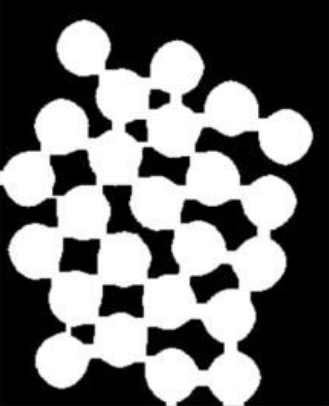
#> input picture MidTerm/data/Q1image.png, 329 x 406 px
$ python question1.py
#> lines starting #> are read from the running program, lines starting #| are printed output that depends on the picture; after the words box and inside, x2 and y2 are one past the last pixel; in counts of white or black regions, pixels touching at a corner belong together
### MidTerm/code/utils.py
import matplotlib.pyplot as plt
import string
import cv2
import os
from google_drive_downloader import GoogleDriveDownloader as gdd
import numpy as np

ORB = 'orb'
SIFT = 'sift'

# [25 lines left out: functions getKeyPoints, trimImage, not called in this run]

class Plot:
    def __init__(self,rows,columns):
        self.i=0
        self.j=0
        self.rows=rows
        self.columns=columns
        self.fig, self.plts =  plt.subplots(rows,columns,figsize=(13,13),squeeze=False)
        alphabet_string = string.ascii_lowercase
        self.alphabet_list = list(alphabet_string)

    def set(self,image,title,cmap='gray'):
        self.plts[self.i][self.j].imshow(image,cmap=cmap)
        self.plts[self.i][self.j].axis('off')
        self.plts[self.i][self.j].title.set_text(self.alphabet_list[self.i*self.columns+self.j] + ") " + title)
        if(self.j<self.columns-1):
            self.j+=1
        elif(self.i<self.rows):
            self.i+=1
            self.j=0
        # print("Setting plot at x: "self.i, " y: ",self.j)

    # [9 lines left out: function plot, not called in this run]

    def show(self):
        # self.plts.tight_layout()
        self.fig.show()

    def save(self,savepath,filename):
        if(not (os.path.isdir(savepath))):
            os.makedirs(savepath)

        self.fig.savefig(savepath+filename, bbox_inches='tight')
        print("Plots saved on ", savepath+filename)

def createFolder(path):
    if not os.path.exists(path):
        os.makedirs(path)


def drive_downloader(file_id, image_file):
    if not os.path.isfile(image_file):
        gdd.download_file_from_google_drive(file_id=file_id,
                                            dest_path=image_file,
                                            unzip=False)

### MidTerm/code/question1.py
import cv2
import numpy as np
import os.path
from utils import Plot, drive_downloader


image_file = '../data/Q1image.png'
drive_downloader('11FwkdoLVlf27uCKXC4lj5T_xh7pYVdul',image_file)

image = cv2.imread(image_file)
#> image is the input picture: shape (406, 329, 3); min 0, max 255, mean 111.7

kernel = np.ones((20, 20), 'uint8')

erode_img = cv2.erode(image, kernel, iterations=1)
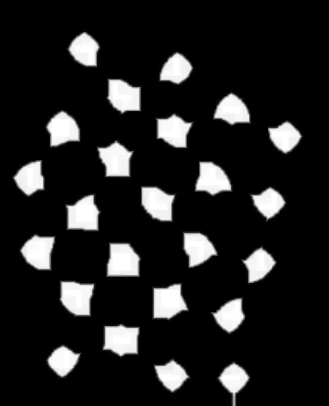
#> erode_img: shape (406, 329, 3); min 0, max 255, mean 33.3
cv2.imshow('Eroded Image', erode_img)


imgray = cv2.cvtColor(erode_img, cv2.COLOR_BGR2GRAY)
ret, thresh = cv2.threshold(imgray, 127, 255, 0)
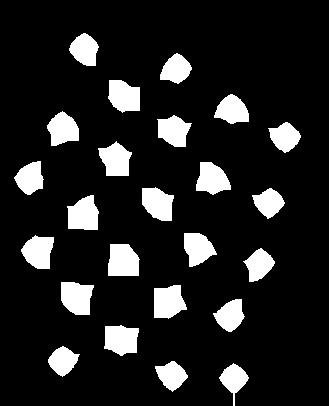
#> thresh: shape (406, 329); 13.2% white; 24 white regions
contours, hierarchy = cv2.findContours(thresh, cv2.RETR_TREE, cv2.CHAIN_APPROX_SIMPLE)
#> contours = 24 contours; largest, box (x1, y1, x2, y2) and area: (108, 244, 140, 276) 832, (61, 282, 94, 315) 812, (154, 285, 187, 319) 802, (67, 195, 99, 230) 800, (104, 325, 139, 356) 792
contour_image =  erode_img.copy()
cv2.drawContours(contour_image, contours, -1, (0,255,0), 3)
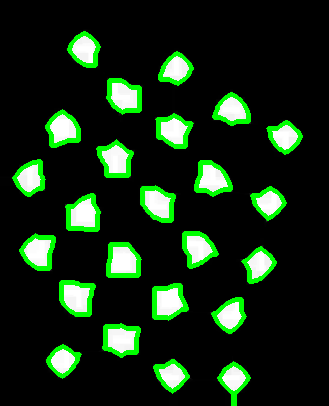
#> contour_image: shape (406, 329, 3); 8.37% of pixels changed, all inside (x1, y1, x2, y2) = (12, 31, 303, 406)
cv2.imshow('Contours', contour_image)

# There are 24 coins in the given image
print("The number of coins in the image are: ", len(contours))
#| The number of coins in the image are:  24
plot = Plot(1,3)
plot.set(image, "Original image")
plot.set(erode_img, "Eroded image")
plot.set(contour_image, "Contour image")
plot.save("../outputs/","output1.png")
#> in save, `self.fig.savefig(savepath+filename, bbox_inches='tight')`:
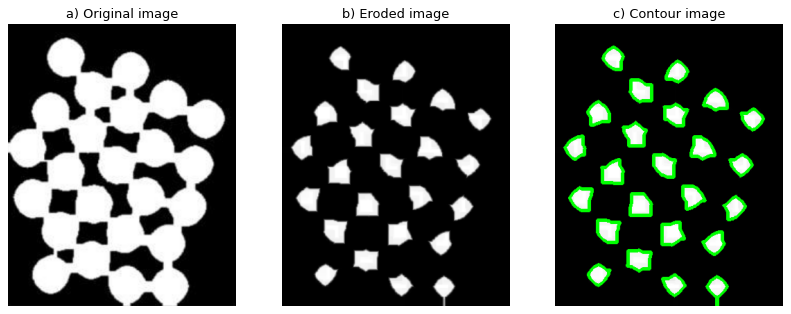
#> figure drawn by matplotlib, 3 panels
cv2.waitKey(0)
